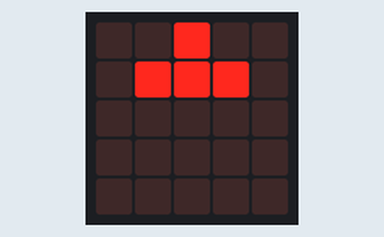
Bench run of a program on a simulated BBC micro:bit (MakeCode). Shown: the board's 5×5 LED display.

Above: at 0.1 s.
At 0.5 s:
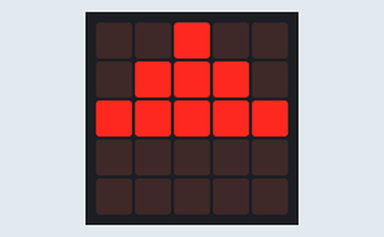
At 1.3 s:
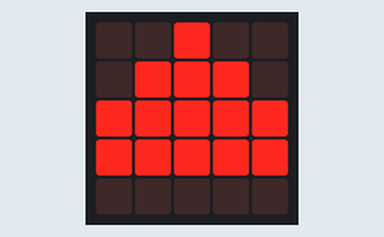
At 1.7 s:
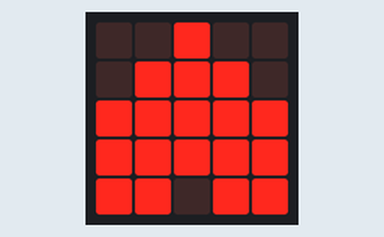

Measured:
- what the display in image 1 shows lasts 0.8 s, from 0.4 s to 1.2 s
- what the display in image 2 shows lasts 0.4 s, from 1.2 s to 1.6 s

The program:

main.ts
```typescript
basic.showLeds(`
    . . # . .
    . # # # .
    . . . . .
    . . . . .
    . . . . .
    `)
basic.showLeds(`
    . . # . .
    . # # # .
    # # # # #
    . . . . .
    . . . . .
    `)
basic.showLeds(`
    . . # . .
    . # # # .
    # # # # #
    . . . . .
    . . . . .
    `)
basic.showLeds(`
    . . # . .
    . # # # .
    # # # # #
    # # # # #
    . . . . .
    `)
basic.showLeds(`
    . . # . .
    . # # # .
    # # # # #
    # # # # #
    # # . # #
    `)
basic.forever(function () {

})
```

test.ts
```typescript
// aquí va el archivo "tests"; esto no se compilará cuando este paquete se utilice como una extensión.
```
